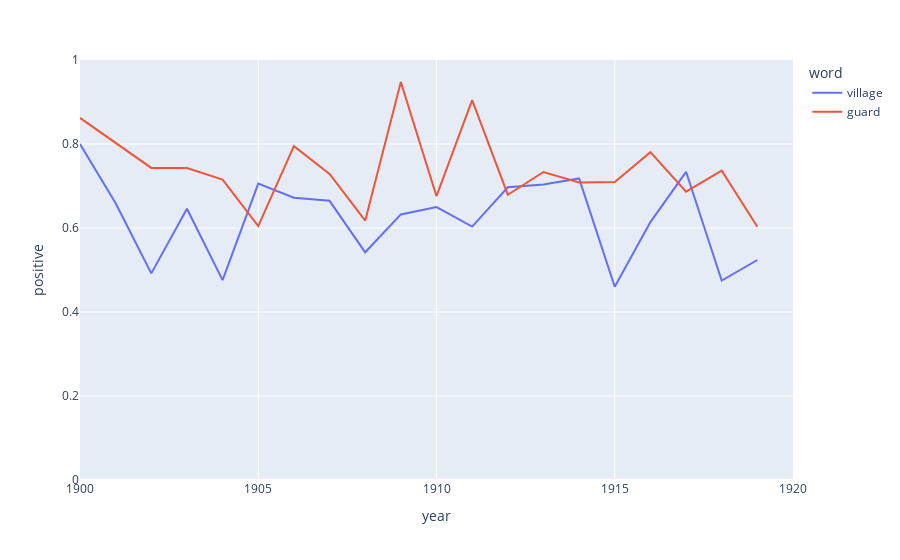

The code cell stored with this chart in its notebook:
### Code cell
wheat = sentiment_results.query(f'word == "village"')
prison = sentiment_results.query(f'word == "guard"')

total = wheat.append(prison)

fig = px.line(total, x='year', y='positive', color='word', range_x=[1900,1920], range_y=[0,1])
fig.show()

### Figure 1 — Plotly figure (JSON) as saved in the notebook; plotly's stock layout.template omitted (floating-point values rounded to 4 significant figures)
{"data": [{"hovertemplate": "word=village<br>year=%{x}<br>positive=%{y}<extra></extra>", "legendgroup": "village", "line": {"color": "#636efa", "dash": "solid"}, "mode": "lines", "name": "village", "orientation": "v", "showlegend": true, "type": "scatter", "x": [1900, 1901, 1902, 1903, 1904, 1905, 1906, 1907, 1908, 1909, 1910, 1911, 1912, 1913, 1914, 1915, 1916, 1917, 1918, 1919], "xaxis": "x", "y": [0.8, 0.6591, 0.4919, 0.6457, 0.4759, 0.7059, 0.6722, 0.6647, 0.5422, 0.6324, 0.6497, 0.6034, 0.697, 0.7035, 0.7179, 0.46, 0.614, 0.7338, 0.4747, 0.5238], "yaxis": "y"}, {"hovertemplate": "word=guard<br>year=%{x}<br>positive=%{y}<extra></extra>", "legendgroup": "guard", "line": {"color": "#EF553B", "dash": "solid"}, "mode": "lines", "name": "guard", "orientation": "v", "showlegend": true, "type": "scatter", "x": [1900, 1901, 1902, 1903, 1904, 1905, 1906, 1907, 1908, 1909, 1910, 1911, 1912, 1913, 1914, 1915, 1916, 1917, 1918, 1919], "xaxis": "x", "y": [0.8621, 0.8027, 0.7431, 0.7428, 0.7154, 0.6047, 0.7949, 0.7287, 0.6174, 0.9474, 0.6757, 0.9043, 0.6792, 0.7333, 0.7083, 0.7097, 0.7805, 0.6864, 0.7366, 0.6032], "yaxis": "y"}], "layout": {"legend": {"title": {"text": "word"}, "tracegroupgap": 0}, "margin": {"t": 60}, "xaxis": {"anchor": "y", "domain": [0, 1], "range": [1900, 1920], "title": {"text": "year"}}, "yaxis": {"anchor": "x", "domain": [0, 1], "range": [0, 1], "title": {"text": "positive"}}}}
